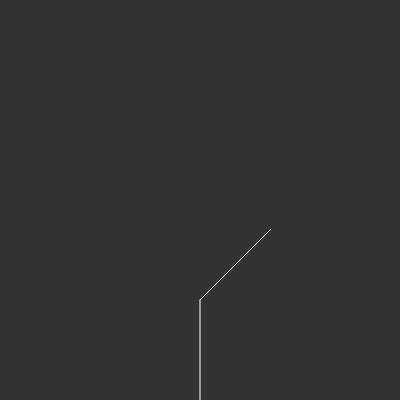
Frame 1 (no input)
Frame 60 (no input): identical to frame 1, image omitted
Frame 120 (the mouse pressed at the canvas centre since frame 60): identical to frame 1, image omitted

The p5.js sketch that drew this single still picture (run headless with seeded random() and noise() and a simulated clock; from frame 60 on, the mouse is pressed at the canvas centre):

// p5.js sketch
// ── sketch.js
let angle = 0;
let tree = [];

function setup() {
  createCanvas(400, 400);
  let a = createVector(width/2, height);
  let b = createVector(width/2, height-100);
  let root = new Branch(a, b);

  tree[0] = root;
  let newBranch = root.branch()
  tree[1] = newBranch;
}

function draw() {
  background(51);
  for(let i = 0; i < tree.length; i++){
    tree[i].show();
  }
}
// ── branch.js
class Branch {
    constructor(begin, end) {
        this.begin = begin;
        this.end = end;
    }

    show() {
        stroke(255);
        line(this.begin.x, this.begin.y, this.end.x, this.end.y);
    }

    branch() {
        let dir = p5.Vector.sub(this.end, this.begin);
        dir.rotate(PI / 4);
        let newEnd = p5.Vector.add(this.end, dir);
        let right = new Branch(this.end, newEnd);
        return right;
    }
}
